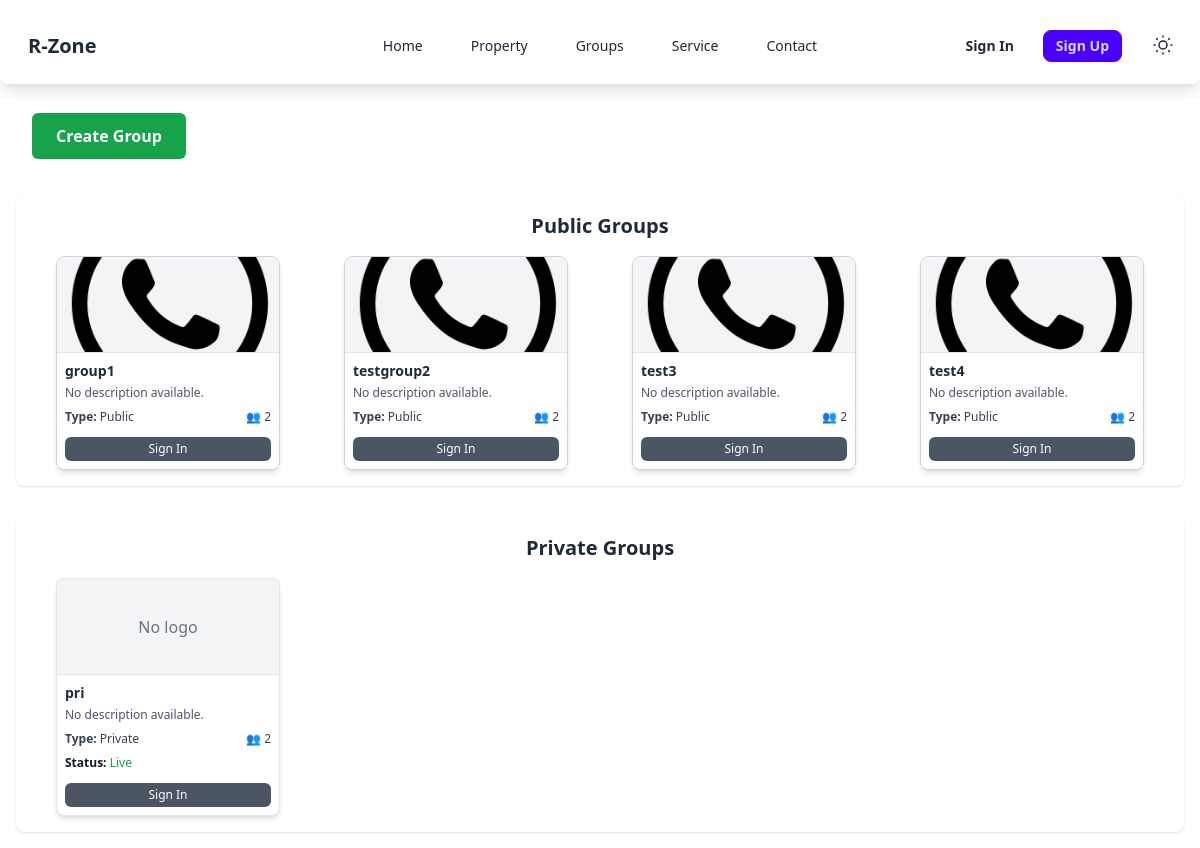
The page /chat/group/ on the database as committed earlier.
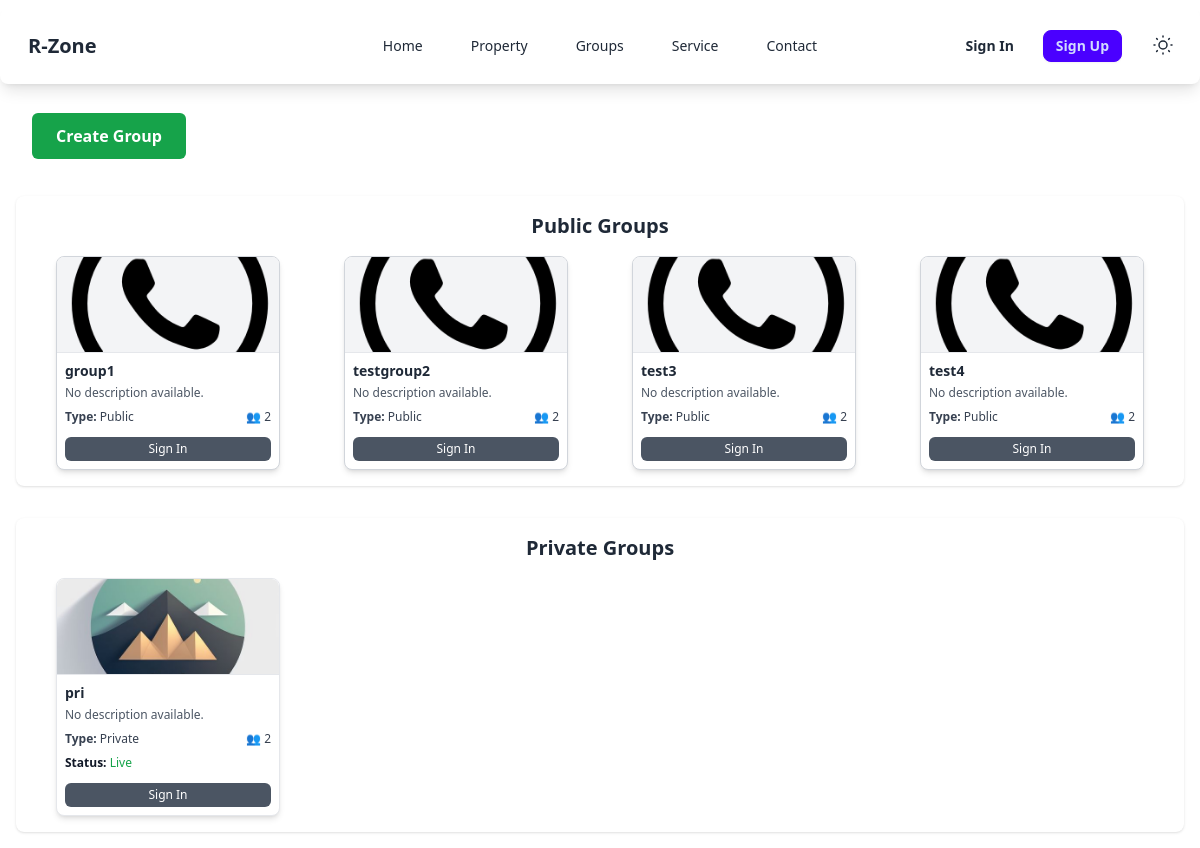
The same page on the database as committed later.
### chat/models.py (models this page shows, shortened)
class Group(models.Model):
    PUBLIC = 'public'
    PRIVATE = 'private'
    OFFICIAL = 'official'
    GROUP_TYPES = [
        (PUBLIC, 'Public'),
        (PRIVATE, 'Private'),
        (OFFICIAL, 'Official'),
    ]
    PUBLISHED = 'published'
    FROZEN = 'frozen'
    DRAFT = 'draft'
    GROUP_STATUS = [
        (PUBLISHED, 'Published'),
        (FROZEN, 'Frozen'),
        (DRAFT, 'Draft'),
    ]
    name = models.CharField(max_length=255, unique=True)
    slug = models.SlugField(unique=True, blank=True)
    description = models.TextField(blank=True, null=True)
    group_type = models.CharField(max_length=10, choices=GROUP_TYPES, default=PUBLIC)
    participants = models.ManyToManyField(Account, related_name='groups', blank=True)
    admins = models.ManyToManyField(Account, related_name='group_admins')
    moderators = models.ManyToManyField(Account, related_name='group_moderators', blank=True)
    banned_users = models.ManyToManyField(Account, related_name='banned_from_groups', blank=True)
    logo = models.ImageField(upload_to='group_logos/', blank=True, null=True)
    requires_approval = models.BooleanField(default=False)
    created_at = models.DateTimeField(auto_now_add=True)
    status = models.CharField(max_length=10, choices=GROUP_STATUS, default=PUBLISHED)

### chat/views.py (the view)
# urls.py: path('group/', views.group_list, name='group_list'),
def group_list(request):
    groups = Group.objects.all()
    public_groups = groups.filter(group_type='public')
    private_groups = groups.filter(group_type='private')
    if request.user.is_authenticated:
        private_groups_data = []
        for group in private_groups:
            is_participant = request.user in group.participants.all()
            has_pending_request = GroupJoinRequest.objects.filter(
                group=group,
                user=request.user,
                status='pending'
            ).exists()
            private_groups_data.append({
                'group': group,
                'is_participant': is_participant,
                'has_pending_request': has_pending_request,
            })
    else:
        private_groups_data = [{'group': group} for group in private_groups]
    return render(request, 'chat/group/group_list.html', {
        'public_groups': public_groups,
        'private_groups_data': private_groups_data,
        'user_authenticated': request.user.is_authenticated,
    })

### templates/chat/group/group_list.html (shortened to what this page needs)
{% extends 'base.html' %}
{% load static %}
{% block content %}
<div class="m-8">
    <a href="{% url 'create_group' %}" class="bg-green-600 text-white px-6 py-3 rounded-md hover:bg-green-700 transition-colors font-semibold">
        Create Group
    </a>
</div>
<div class="m-4 bg-white dark:bg-gray-900 text-gray-900 dark:text-white p-4 rounded-lg shadow">
    <h2 class="text-xl font-bold text-gray-800 dark:text-gray-100 mb-4 text-center">Public Groups</h2>
    <div class="grid grid-cols-2 sm:grid-cols-3 md:grid-cols-4 gap-4">
        {% if public_groups %}
            {% for group in public_groups %}
                <div class="bg-white dark:bg-gray-800 rounded-lg shadow-md border border-gray-300 dark:border-gray-700 overflow-hidden transition-transform duration-300 hover:scale-105 hover:shadow-lg w-56 mx-auto">
                    <div class="h-24 bg-gray-100 dark:bg-gray-700 flex items-center justify-center border-b">
                        <img src="{% if group.logo %}{{ group.logo.url }}{% else %}{% static 'images/group_default.png' %}{% endif %}"
                             alt="{{ group.name }} logo" class="w-full h-full object-cover rounded-t-lg">
                    </div>
                    <div class="p-2">
                        <h3 class="text-sm font-semibold text-gray-800 dark:text-gray-100 truncate">{{ group.name }}</h3>
                        <p class="text-xs text-gray-600 dark:text-gray-300 mt-1 truncate">
                            {{ group.description|default:"No description available." }}
                        </p>
                        <div class="flex justify-between text-xs text-gray-700 dark:text-gray-300 mt-2">
                            <span><strong>Type:</strong> {{ group.get_group_type_display }}</span>
                            <span><strong>👥</strong> {{ group.participants.count }}</span>
                        </div>
                        <div class="mt-3">
                            {% if request.user.is_authenticated %}
                                {% if request.user in group.participants.all %}
                                    <a href="{% url 'group_detail' group.name %}"
                                       class="block bg-blue-600 dark:bg-blue-500 text-white text-center text-xs px-2 py-1 rounded-md hover:bg-blue-700 dark:hover:bg-blue-400 transition">
                                        Chat
                                    </a>
                                {% else %}
                                    <form action="{% url 'group_join' group.name %}" method="post">
                                        {% csrf_token %}
                                        <button type="submit"
                                                class="w-full bg-green-600 dark:bg-green-500 text-white text-xs px-2 py-1 rounded-md hover:bg-green-700 dark:hover:bg-green-400 transition"
                                                onclick="return confirm('Are you sure you want to join {{ group.name }}?')">
                                            Join
                                        </button>
                                    </form>
                                {% endif %}
                            {% else %}
                                <a href="{% url 'login' %}"
                                   class="block bg-gray-600 dark:bg-gray-500 text-white text-xs text-center px-2 py-1 rounded-md hover:bg-gray-700 dark:hover:bg-gray-400 transition">
                                    Sign In
                                </a>
                            {% endif %}
                        </div>
                    </div>
                </div>
            {% endfor %}
        {% else %}
            <div class="col-span-full text-center text-gray-600 dark:text-gray-400 py-4">
                <p>No public groups available.</p>
            </div>
        {% endif %}
    </div>
</div>
<div class="m-4 bg-white dark:bg-gray-900 text-gray-900 dark:text-white p-4 rounded-lg shadow">
    <h2 class="text-xl font-bold text-gray-800 dark:text-gray-100 mb-4 text-center">Private Groups</h2>
    <div class="grid grid-cols-2 sm:grid-cols-3 md:grid-cols-4 gap-4">
        {% if private_groups_data %}
            {% for item in private_groups_data %}
                <div class="bg-white dark:bg-gray-800 rounded-lg shadow-md border border-gray-200 dark:border-gray-700 overflow-hidden transition-transform duration-300 hover:scale-105 hover:shadow-lg w-56 mx-auto">
                    <div class="h-24 bg-gray-100 dark:bg-gray-700 flex items-center justify-center border-b">
                        {% if item.group.logo %}
                            <img src="{{ item.group.logo.url }}" alt="{{ item.group.name }} logo" class="w-full h-full object-cover rounded-t-lg">
                        {% else %}
                            <span class="text-gray-500 dark:text-gray-400">No logo</span>
                        {% endif %}
                    </div>
                    <div class="p-2">
                        <h3 class="text-sm font-semibold text-gray-800 dark:text-gray-200 truncate">{{ item.group.name }}</h3>
                        <p class="text-xs text-gray-600 dark:text-gray-400 mt-1 truncate">{{ item.group.description|default:"No description available." }}</p>
                        <div class="flex justify-between text-xs text-gray-700 dark:text-gray-300 mt-2">
                            <span><strong>Type:</strong> {{ item.group.get_group_type_display }}</span>
                            <span><strong>👥</strong> {{ item.group.participants.count }}</span>
                        </div>
                        <div class="mt-2 text-xs">
                            <span class="font-semibold">Status:</span>
                            {% if item.group.status == 'published' %}
                                <span class="text-green-600 dark:text-green-400">Live</span>
                            {% elif item.group.status == 'draft' %}
                                <span class="text-red-600 dark:text-red-400">Not Live</span>
                            {% elif item.group.status == 'frozen' %}
                                <span class="text-yellow-600 dark:text-yellow-400">Frozen</span>
                            {% endif %}
                        </div>
                        <div class="mt-3">
                            {% if not user_authenticated %}
                                <a href="{% url 'login' %}"
                                   class="block bg-gray-600 dark:bg-gray-700 text-white text-xs text-center px-2 py-1 rounded-md hover:bg-gray-700 dark:hover:bg-gray-800 transition">
                                    Sign In
                                </a>
                            {% elif item.is_participant %}
                                <a href="{% url 'group_detail' item.group.name %}"
                                   class="block bg-blue-600 dark:bg-blue-500 text-white text-xs text-center px-2 py-1 rounded-md hover:bg-blue-700 dark:hover:bg-blue-600 transition">
                                    Chat
                                </a>
                            {% elif item.has_pending_request %}
                                <button disabled
                                        class="block w-full bg-gray-400 dark:bg-gray-500 text-white text-xs text-center px-2 py-1 rounded-md cursor-not-allowed">
                                    Pending
                                </button>
                            {% endif %}
                        </div>
                    </div>
                </div>
            {% endfor %}
        {% else %}
            <div class="col-span-full text-center text-gray-600 dark:text-gray-400 py-4">
                <p>No private groups available.</p>
            </div>
        {% endif %}
    </div>
</div>
{% endblock %}

### templates/base.html (shortened to what this page needs)
<!DOCTYPE html>
<html lang="en" data-theme="light">
<head>
    {% load tailwind_tags %}
    {% tailwind_css %}
</head>
<body class="min-h-screen flex flex-col bg-base-100">
    {% include 'include/navbar.html' %}
        {% block content %}{% endblock %}
</body>
</html>

### templates/include/navbar.html (shortened to what this page needs)
<nav class="navbar top-0 z-50 mx-auto w-full lg:w-full bg-base-100 text-base-content rounded-lg p-3 m-2 shadow-lg flex items-center justify-between">
  <div class="w-1/4 px-4">
    <a href="/" class="text-xl font-bold">R-Zone</a>
  </div>
  <div class="hidden lg:flex w-1/2 justify-center flex-wrap gap-4">
    <ul class="menu menu-horizontal flex flex-wrap justify-center space-x-2 sm:space-x-4">
      <li><a href="{% url 'home' %}" class="hover:text-primary">Home</a></li>
      <li><a href="{% url 'property_index' %}" class="hover:text-primary">Property</a></li>
      <li><a href="{% url 'group_list' %}" class="hover:text-primary">Groups</a></li>
      <li><a href="{% url 'service' %}" class="hover:text-primary">Service</a></li>
      <li><a href="{% url 'contact' %}" class="hover:text-primary">Contact</a></li>
    </ul>
  </div>
  <div class="w-1/4 flex justify-end items-center space-x-4">
    {% if user.is_authenticated %}
    <div class="flex items-center text-base-content">
      <span class="mr-2">Hello, <a href="{% url 'dashboard' %}" class="text-blue-500 hover:underline">{{ user.username }}!</a></span>
      <a href="{% url 'logout' %}" class="btn btn-sm btn-ghost hover:bg-error hover:text-white">Logout</a>
    </div>
  {% else %}
    <a href="{% url 'login' %}" class="hidden lg:flex items-center btn btn-sm btn-ghost hover:bg-primary hover:text-white">Sign In</a>
    <a href="{% url 'register' %}" class="hidden lg:flex items-center btn btn-sm btn-primary">Sign Up</a>
  {% endif %}
    <div class="dropdown dropdown-end">
      <label tabindex="0" class="btn btn-sm btn-ghost">
      </label>
    </div>
  </div>
</nav>

Rows that differ between the two databases and show on the page:
changed Group "pri": group.logo: picture added; no longer shows "No logo"
